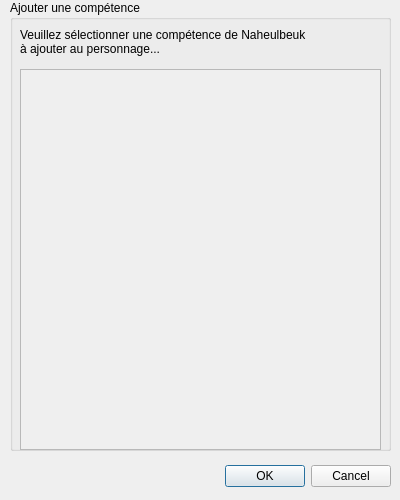
<?xml version="1.0" encoding="UTF-8"?>
<ui version="4.0">
 <class>SelectCompetence</class>
 <widget class="QDialog" name="SelectCompetence">
  <property name="windowModality">
   <enum>Qt::ApplicationModal</enum>
  </property>
  <property name="minimumSize">
   <size>
    <width>400</width>
    <height>500</height>
   </size>
  </property>
  <property name="maximumSize">
   <size>
    <width>400</width>
    <height>500</height>
   </size>
  </property>
  <property name="windowTitle">
   <string>Sélectionner une compétence</string>
  </property>
  <widget class="QDialogButtonBox" name="buttonBox">
   <property name="geometry">
    <rect>
     <x>50</x>
     <y>460</y>
     <width>341</width>
     <height>32</height>
    </rect>
   </property>
   <property name="orientation">
    <enum>Qt::Horizontal</enum>
   </property>
   <property name="standardButtons">
    <set>QDialogButtonBox::Cancel|QDialogButtonBox::Ok</set>
   </property>
  </widget>
  <widget class="QGroupBox" name="groupBox">
   <property name="geometry">
    <rect>
     <x>10</x>
     <y>0</y>
     <width>381</width>
     <height>451</height>
    </rect>
   </property>
   <property name="title">
    <string>Ajouter une compétence</string>
   </property>
   <widget class="QWidget" name="verticalLayoutWidget">
    <property name="geometry">
     <rect>
      <x>10</x>
      <y>20</y>
      <width>363</width>
      <height>430</height>
     </rect>
    </property>
    <layout class="QVBoxLayout" name="verticalLayout">
     <item>
      <widget class="QLabel" name="label">
       <property name="text">
        <string>Veuillez sélectionner une compétence de Naheulbeuk
à ajouter au personnage...</string>
       </property>
      </widget>
     </item>
     <item>
      <widget class="QScrollArea" name="scroll">
       <property name="minimumSize">
        <size>
         <width>361</width>
         <height>381</height>
        </size>
       </property>
       <property name="maximumSize">
        <size>
         <width>361</width>
         <height>381</height>
        </size>
       </property>
       <property name="widgetResizable">
        <bool>true</bool>
       </property>
       <property name="alignment">
        <set>Qt::AlignCenter</set>
       </property>
       <widget class="QWidget" name="scrollWidgetContents">
        <property name="minimumSize">
         <size>
          <width>339</width>
          <height>0</height>
         </size>
        </property>
        <property name="maximumSize">
         <size>
          <width>339</width>
          <height>16777215</height>
         </size>
        </property>
       </widget>
      </widget>
     </item>
    </layout>
   </widget>
  </widget>
 </widget>
 <resources/>
 <connections>
  <connection>
   <sender>buttonBox</sender>
   <signal>accepted()</signal>
   <receiver>SelectCompetence</receiver>
   <slot>accept()</slot>
   <hints>
    <hint type="sourcelabel">
     <x>248</x>
     <y>254</y>
    </hint>
    <hint type="destinationlabel">
     <x>157</x>
     <y>274</y>
    </hint>
   </hints>
  </connection>
  <connection>
   <sender>buttonBox</sender>
   <signal>rejected()</signal>
   <receiver>SelectCompetence</receiver>
   <slot>reject()</slot>
   <hints>
    <hint type="sourcelabel">
     <x>316</x>
     <y>260</y>
    </hint>
    <hint type="destinationlabel">
     <x>286</x>
     <y>274</y>
    </hint>
   </hints>
  </connection>
 </connections>
</ui>
